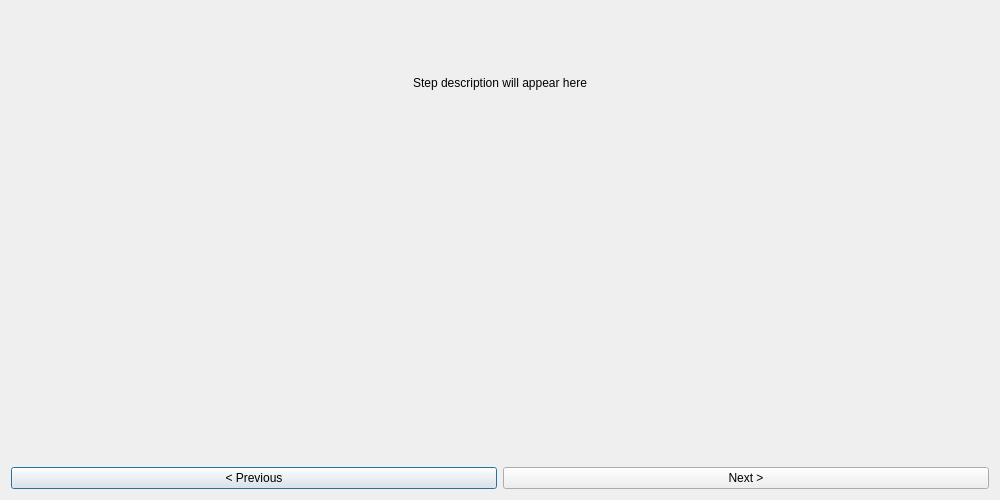
<?xml version="1.0" encoding="UTF-8"?>
<ui version="4.0">
 <class>Dialog</class>
 <widget class="QDialog" name="Dialog">
  <property name="geometry">
   <rect>
    <x>0</x>
    <y>0</y>
    <width>1000</width>
    <height>500</height>
   </rect>
  </property>
  <property name="windowTitle">
   <string>Generate Nuvama TOTP</string>
  </property>
  <layout class="QVBoxLayout" name="verticalLayout">
   <item>
    <widget class="QLabel" name="stepLabel">
     <property name="text">
      <string>Step description will appear here</string>
     </property>
     <property name="alignment">
      <set>Qt::AlignCenter</set>
     </property>
     <property name="wordWrap">
      <bool>true</bool>
     </property>
     <property name="openExternalLinks">
      <bool>true</bool>
     </property>
    </widget>
   </item>
   <item>
    <widget class="QLabel" name="imageLabel">
     <property name="minimumSize">
      <size>
       <width>300</width>
       <height>300</height>
      </size>
     </property>
     <property name="scaledContents">
      <bool>true</bool>
     </property>
     <property name="alignment">
      <set>Qt::AlignCenter</set>
     </property>
    </widget>
   </item>
   <item>
    <layout class="QHBoxLayout" name="buttonLayout">
     <item>
      <widget class="QPushButton" name="prevButton">
       <property name="text">
        <string>&lt; Previous</string>
       </property>
      </widget>
     </item>
     <item>
      <widget class="QPushButton" name="nextButton">
       <property name="text">
        <string>Next &gt;</string>
       </property>
      </widget>
     </item>
    </layout>
   </item>
  </layout>
 </widget>
 <resources/>
 <connections/>
</ui>
